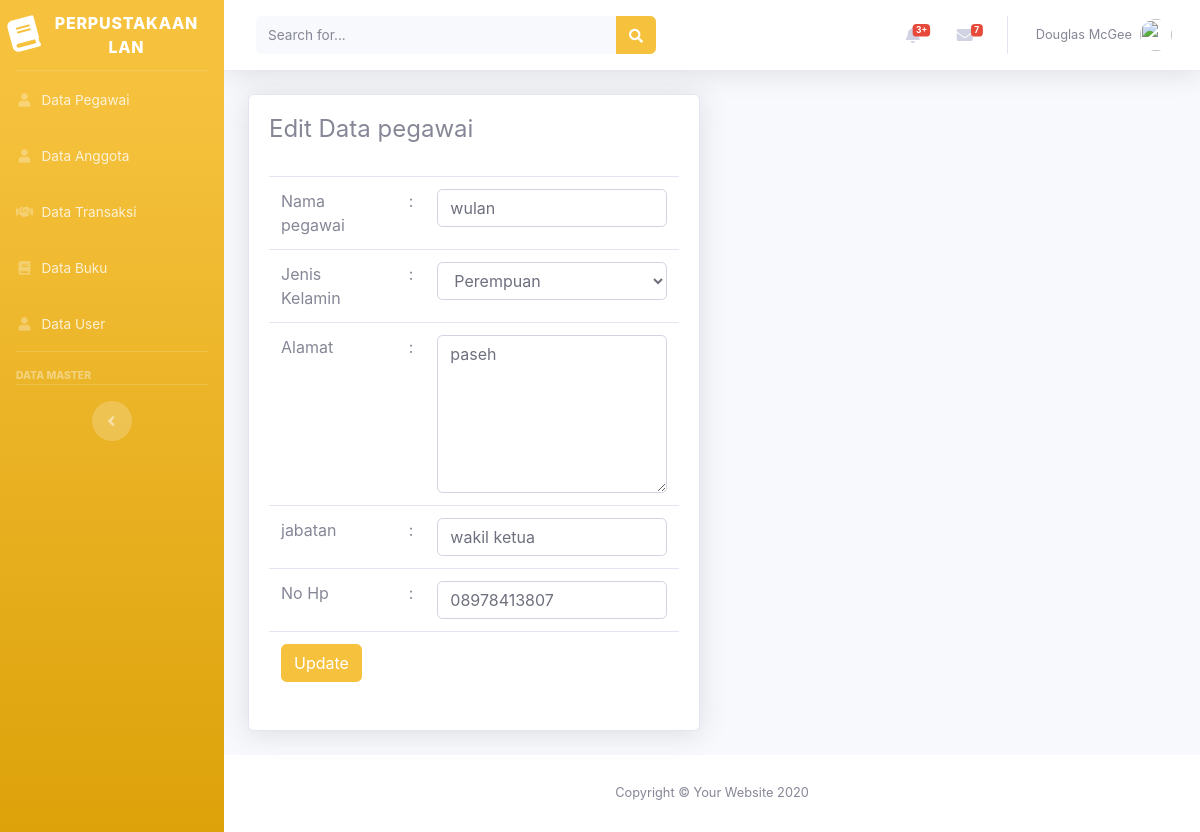
Screenshot of /perpustakaan_Lan/beranda.php?page=pegawai&aksi=edit&id=6 with the database file from the repository.
### tables this page shows
CREATE TABLE `tabel_pegawai` (
  `id_pegawai` int(5) NOT NULL,
  `nama_pegawai` varchar(50) NOT NULL,
  `jenis_kelamin` enum('l','p') NOT NULL,
  `alamat` text NOT NULL,
  `no_hp` varchar(20) NOT NULL,
  `jabatan` varchar(30) NOT NULL
);

### perpustakaan_Lan/views/pegawai/editpegawai.php (the view, shortened to what this page needs)
<?php
    @$id = $_GET['id'];
    $sql    = "select * from tabel_pegawai where id_pegawai=$id";
    $show   = $db->query($sql);
    $hasil  = mysqli_fetch_assoc($show);
    $jk = $hasil['jenis_kelamin'];
?>
<div class="container-fluid">
    <div class="row">
        <div class="col-lg-6">
            <div class="card shadow mb-4">
                <div class="card-body">
                    <div class="table-responsive">
                        <h4>Edit Data pegawai</h4>
                        <br>
                        <form action="model/pegawai/prosesupdatepegawai.php" method="POST">
                            <table class="table">
                                <tr>
                                    <td>Nama pegawai</td>
                                    <td>:</td>
                                    <td><input type="text" class="form-control" name="nama_pegawai" id="nama_pegawai"
                                            value="<?php echo $hasil['nama_pegawai']?>"></td>
                                </tr>
                                <tr>
                                    <td>Jenis Kelamin</td>
                                    <td>:</td>
                                    <td>
                                        <select class="form-control" name="jenis_kelamin" id="jenis_kelamin">
                                            <option value="p" <?php if($jk=='p'){ echo"selected"; } ?>>Perempuan
                                            </option>
                                        </select>
                                    </td>
                                </tr>
                                <tr>
                                    <td>Alamat</td>
                                    <td>:</td>
                                    <td><textarea class="form-control" name="alamat" id="alamat" cols="10"
                                            rows="6"><?php echo  $hasil['alamat']?></textarea></td>
                                </tr>
                                <tr>
                                    <td>jabatan</td>
                                    <td>:</td>
                                    <td><input type="text" class="form-control" name="jabatan" id="jabatan"
                                            value="<?php echo $hasil['jabatan']?>"></td>
                                </tr>
                                <tr>
                                    <td>No Hp</td>
                                    <td>:</td>
                                    <td><input type="text" class="form-control" name="no_hp" id="no_hp"
                                            value="<?php echo $hasil['no_hp']?>"></td>
                                </tr>
                                <tr>
                                    <td colspan="3">
                                        <input type="submit" class="btn btn-warning" value="Update">
                                    </td>
                                </tr>
                            </table>
                        </form>
                    </div>
                </div>
            </div>
        </div>
    </div>
</div>

### rows the page displays
tabel_pegawai: nama_pegawai "wulan", jenis_kelamin "Perempuan", alamat "paseh", jabatan "wakil ketua", no_hp "08978413807"
